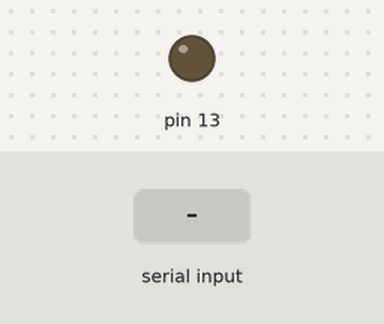
Simulated run of this sketch. Board: Arduino Uno, built with avr-gcc and run on an emulated ATmega328P. Parts: output pins drawn as LEDs (lit = HIGH). The inputs (shaded band) are chosen by the test bench.

Above: at 1.2 s.
1.3 s: "1" received over Serial
At 2.4 s:
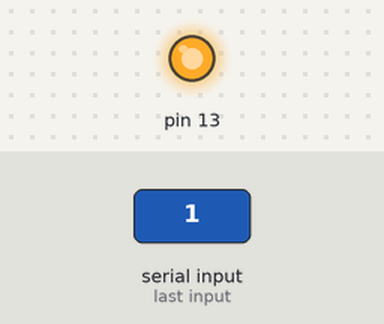
2.9 s: "0" received over Serial
At 3.6 s:
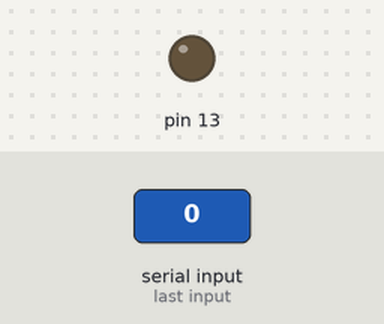
Timing chart, 0 to 5.9 s (numbered marks = the images above; inputs shaded):
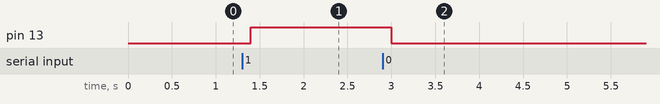

Measured:
- after the input at 1.3 s, pin 13: LOW → HIGH after 0.10 s
- after the input at 2.9 s, pin 13: HIGH → LOW after 0.10 s

The sketch:

Source09_01.ino
```cpp
void setup() {
  Serial.begin(9600);
  pinMode(13, OUTPUT);
}

void loop() {
  if (Serial.available()) {
    char ch = Serial.read();
    if (ch == '1')
      digitalWrite(13, HIGH);
    else
      digitalWrite(13, LOW);
  }
  delay(100);
}
```
